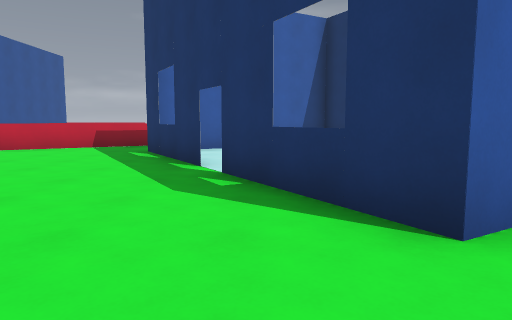
[1] (above)

21 first-person views from a walk through a 3-D level made in the Godot game engine. The camera is 1.3 m above the floor, tilts 6° down and sees 70° across. The floor is counted in squares, 2 m on a side. Each view is taken from the middle of a square. On the plan, view 1 faces up. The plan holds only what a view shows up to about 11 squares ahead; the rest is blank. The place goes on beyond the plan. Surface patterns are stand-ins for the level's own textures.

[2]
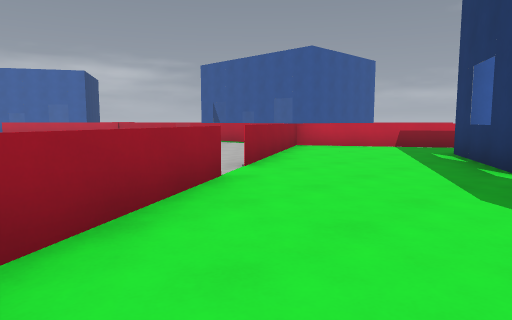

[3]
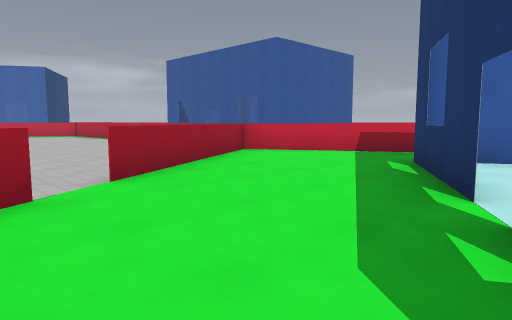

[4]
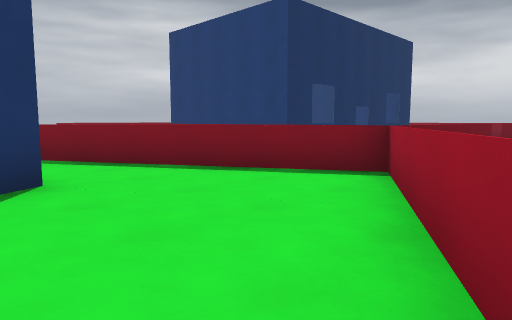

[5]
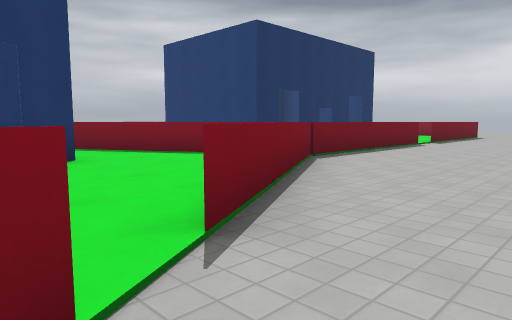

[6]
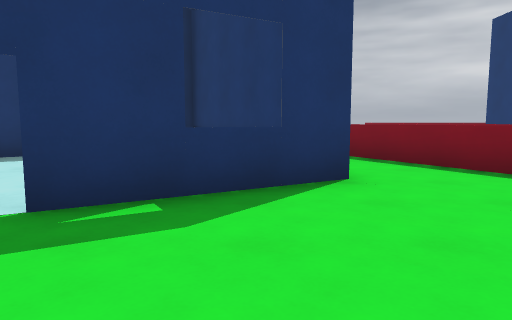

[7]
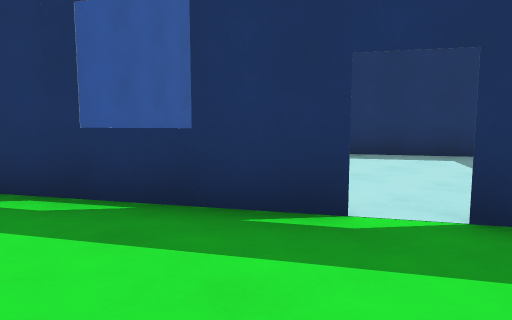

[8]
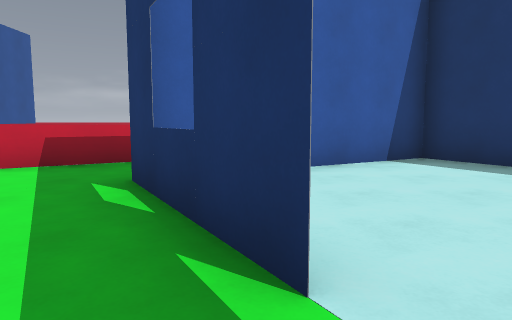

[9]
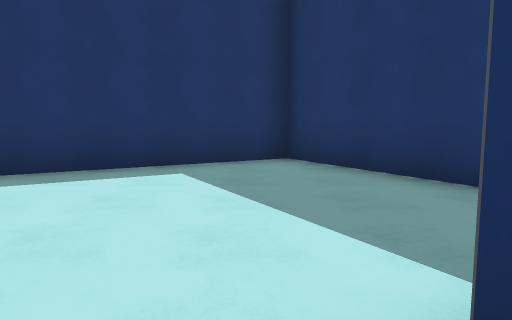

[10]
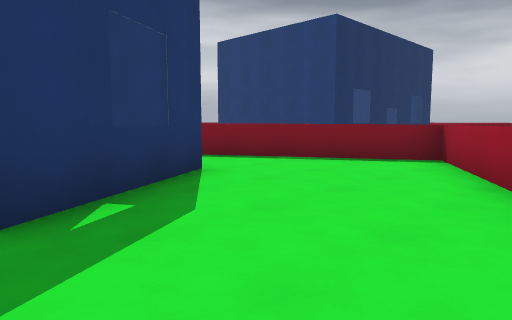

[11]
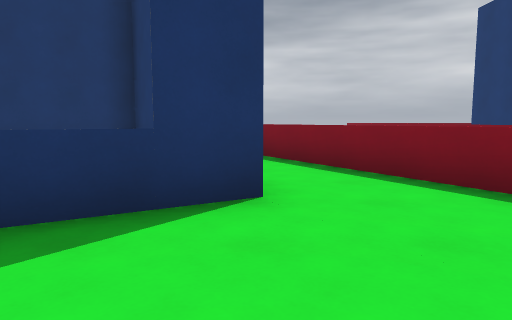

[12]
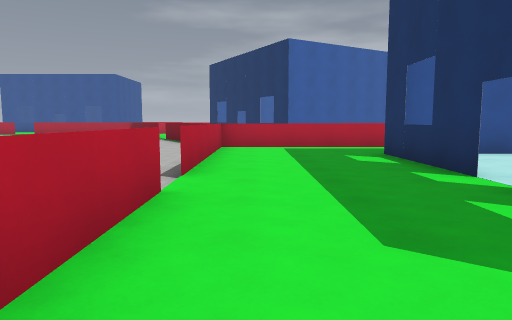

[13]
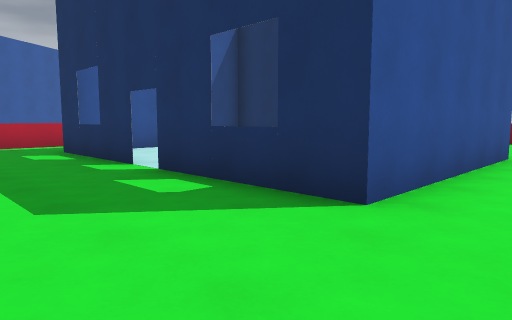

[14]
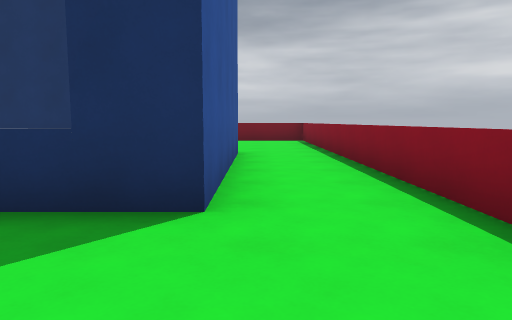

[15]
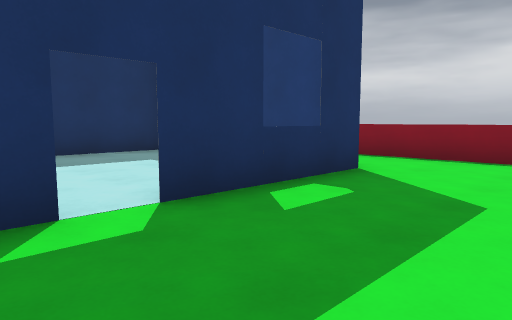

[16]
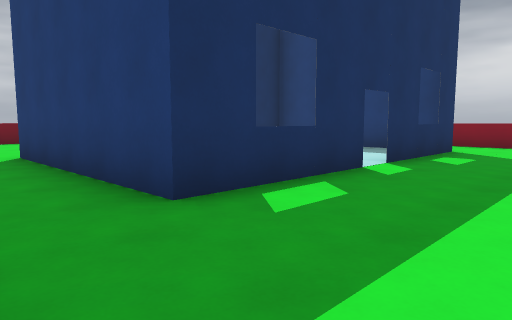

[17]
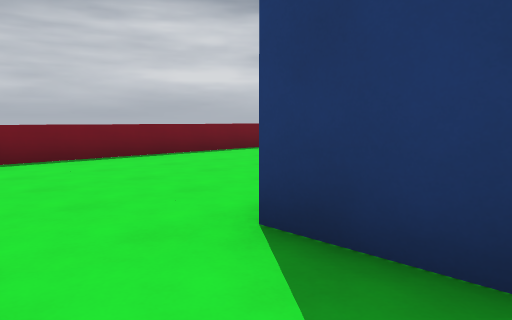

[18]
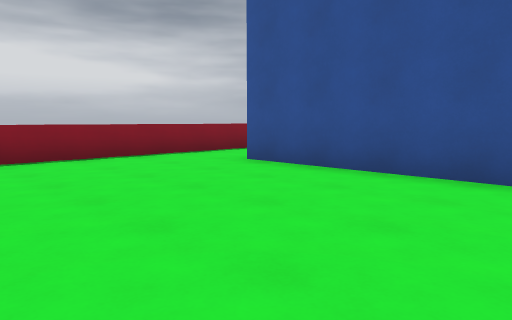

[19]
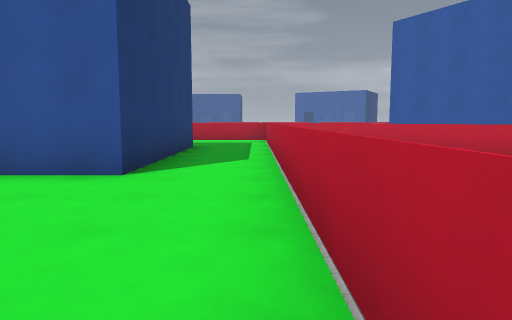

[20]
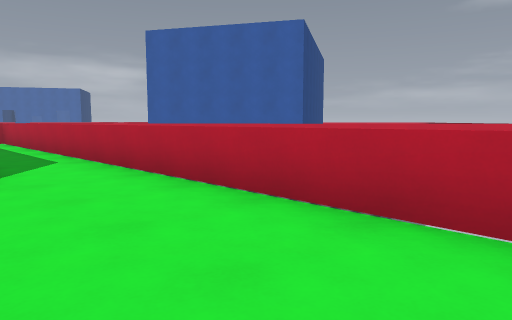

[21]
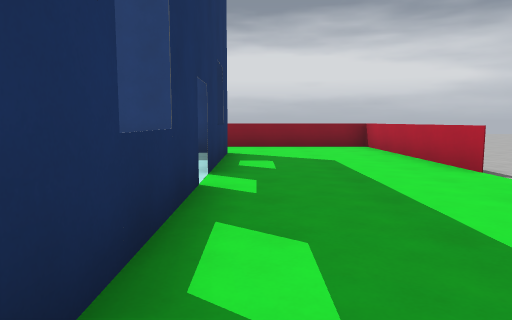

### Floor plan
Points are (right, up) in squares from view 1. A wall is a line through its corners. A room is listed if a view was taken in it or the views show most of it. See-through windows are left out.
Room 1 (views 1, 2, 3, 4, 6, 7, 8, 9, 10, 11)
walls: (-0.8, 5.3) (-2.4, 8.1); (-3.4, 2.9) (-0.8, -1.6); (1.1, 1.9) (-0.5, 4.7); (-2.9, 10) (-6.4, 8) (-3.9, 3.6); (-0.9, -1.5) (2.7, 0.6); (-0.9, -1.6) (1.6, -1.6)
ways out: opening at (-3, 3) to room 2; opening at (-1, 5) to room 4; opening at (2, 1) to room 6
Room 2 (view 5)
walls: (-0.9, -8.9) (-0.9, -7.6); (-0.9, -6.8) (-0.9, -1.6); (-0.9, -1.5) (-3.5, 2.9); (-6.9, 8) (-9.6, 8)
ways out: opening at (-3, 3) to room 1; opening at (-1, -7) to room 3
Room 3 (views 12, 13, 14, 15, 16, 17, 18, 19, 20, 21)
walls: (7.6, -6.8) (7.6, -10.6) (2.6, -10.6) (2.6, -7.5); (12.6, -9.9) (12.6, -3.1); (11.6, -1.6) (-0.8, -1.6); (2.6, -6.9) (2.6, -3.6) (7.6, -3.6) (7.6, -5.1); (1.6, -1.6) (2.6, -1.6); (-0.9, -7.6) (-0.9, -12.6) (11.1, -12.6); (2.1, 0.2) (-1, -1.6); (-0.9, -1.5) (-0.9, -6.6)
ways out: opening at (-1, -7) to room 2; opening at (3, -7) to room 5
Room 4 (no view inside)
walls: (1.5, 2.2) (5.5, 4.4) (2, 10.5) (-2.3, 8)
ways out: opening at (-1, 5) to room 1
Room 5 (no view inside)
walls: (2.6, -10.6) (7.1, -10.6); (7.6, -10.5) (7.6, -3.6) (2.9, -3.6)
ways out: opening at (3, -7) to room 3
Room 6 (no view inside)
walls: (3.3, 0.9) (2.1, 0.2); (2.7, 0.6) (5, 1.9); (2.6, -1.6) (3.6, -1.6); (5.5, 4.5) (1.1, 1.9)
ways out: opening at (2, 1) to room 1

Positions as (right, up) in squares from view 1, and headings:
1: (0, 0), facing up
2: (0, 0), facing up-left
3: (0, 2), facing up-left
4: (-3, 3), facing down-right
5: (-5, 4), facing down-right
6: (-3, 3), facing right
7: (-3, 4), facing up-right
8: (-1, 4), facing up
9: (-1, 5), facing right
10: (-3, 5), facing down-right
11: (-2, 2), facing right
12: (0, -11), facing up
13: (0, -12), facing up-right
14: (0, -11), facing right
15: (0, -6), facing down-right
16: (0, -2), facing down-right
17: (6, -2), facing down-right
18: (12, -6), facing down-left
19: (12, -2), facing left
20: (12, -4), facing up-left
21: (2, -3), facing down
